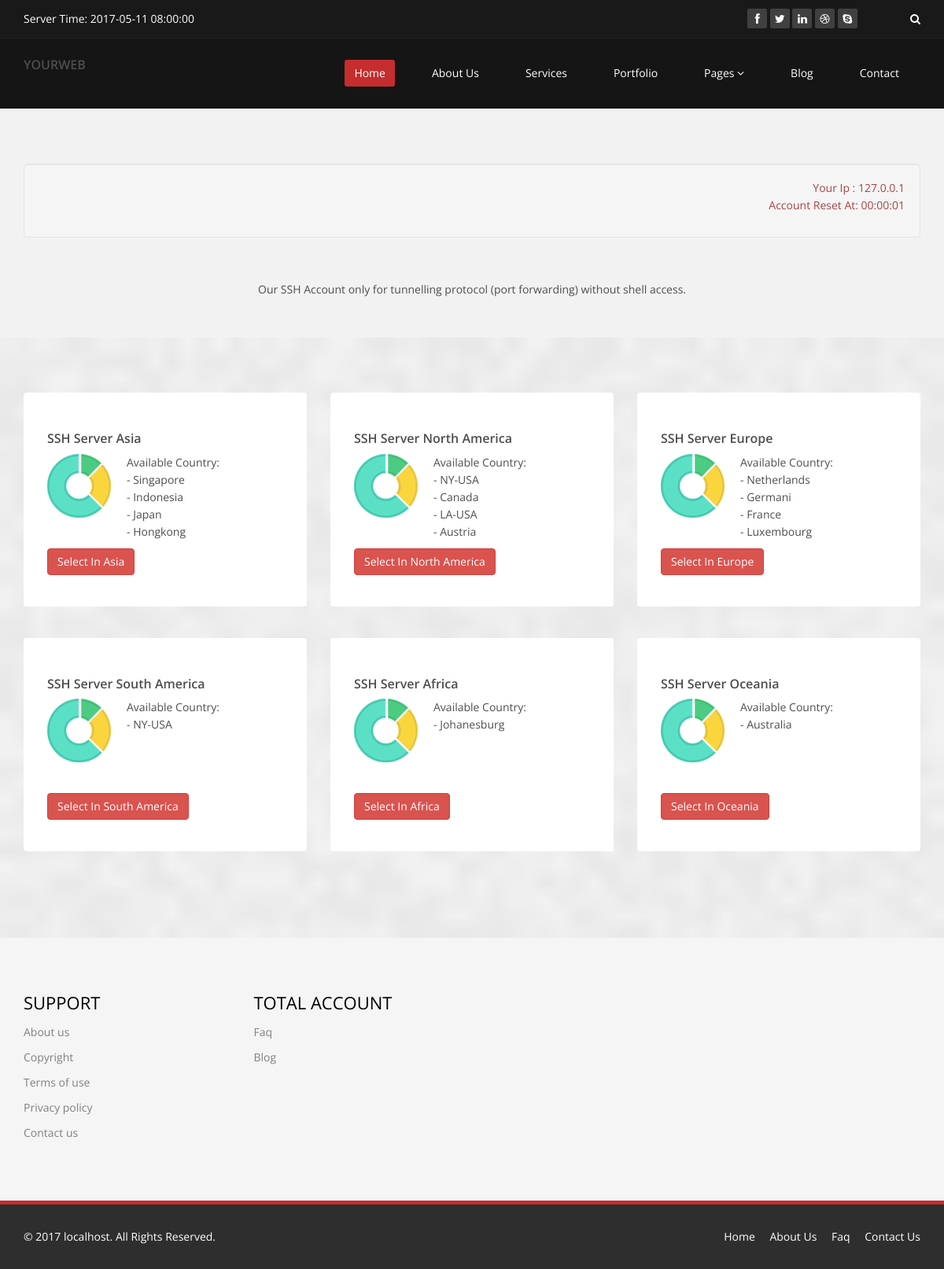
The page / on the database its author committed.
### tables this page shows
CREATE TABLE `website` (
  `brand` varchar(20) NOT NULL DEFAULT 'YOURWEB',
  `author` varchar(20) NOT NULL,
  `title` text,
  `description` text NOT NULL,
  PRIMARY KEY (`brand`)
);

CREATE TABLE `continent` (
  `Cid` varchar(20) NOT NULL,
  `Name` varchar(20) DEFAULT NULL,
  PRIMARY KEY (`Cid`)
);

CREATE TABLE `country` (
  `Id` int(11) NOT NULL AUTO_INCREMENT,
  `Cid` varchar(20) DEFAULT NULL,
  `Country` varchar(20) DEFAULT NULL,
  PRIMARY KEY (`Id`)
);

### application/controllers/Page.php (called while the page is built, shortened)
<?php
class Page extends CI_Controller {
	public function __construct()
	{
		$this->load->model('WebApi');
		$this->load->helper('url_helper');
	}
	private function _set_view($file, $init)
	{
		foreach ($this->WebApi->get_site_details() as $row) {
			$data['author'] = $row['author'];
                        $data['title'] = $row['title'];
			$data['description'] = $row['description'];
			$data['brand'] = $row['brand'];
			break;
                }
		$this->load->view('bootstrap/header', $data);
                $this->load->view($file, $init);
                $this->load->view('bootstrap/footer');
	}
	public function index()
        {
                $index['benua'] = $this->WebApi->get_continent();
                $this->_set_view('index', $index);
        }
}

### index.php (called while the page is built, shortened)
<?php
require_once BASEPATH.'core/CodeIgniter.php';

### application/models/WebApi.php (called while the page is built, shortened)
<?php
class WebApi extends CI_Model {
	public function get_site_details() {
		$query = $this->db->get('website');
		return $query->result_array();
	}
	public function get_continent($cid = FALSE)
	{
		if ($cid === FALSE )
		{
			$query = $this->db->get('continent');
			return $query->result_array();
		}
		$query = $this->db->get_where('continent', array('Cid' => $cid));
		return  $query->result_array();
	}
	public function get_location($cid) {
                 $query = $this->db->get_where('country', array('Cid' => $cid));
                 return $query->result_array();
	}
}

### application/views/index.php (the view, shortened to what this page needs)
 <section id="feature" >
        <div class="container">
            <div class="row">
                <div class="features">
                    <div class="col-lg-12 wow fadeInDown" data-wow-duration="1000ms" data-wow-delay="600ms">
                        <div class="feature-wrap">
				<div class="well">
					<p align="right" class="text-danger">
						Your Ip : <?php echo $_SERVER['REMOTE_ADDR'];?><br>
						Account Reset At: 00:00:01
				</div>
                        </div>
                    </div>
                </div>
		<p align="center">Our SSH Account only for tunnelling protocol (port forwarding) without shell access.</p>
            </div>
        </div>
   </section>
<section id="services" class="service-item">
<div class="container">
		<div class="row">
			<?php foreach($benua as $ok ):?>
			<div class="col-sm-6 col-md-4">
				<div class="media services-wrap wow fadeInDown">
					<h4>SSH Server <?php echo $ok['Name']; ?></h4>
					<div class="pull-left">
                            			<img class="img-responsive" src="<?php echo base_url();?>images/services/services1.png">
                        		</div>
					<div class="media-body" style="height:120px;">
						Available Country: <br/>
							<?php foreach($this->WebApi->get_location($ok['Cid']) as $data):?>
								<?php echo '- '.$data['Country']. '<br/>'; ?>
							<?php endforeach; ?>
					</div>
					<a class="btn btn-danger" href="<?php echo site_url('page/secure-shell-server/continent/').$ok['Cid']?>">Select In <?php echo $ok['Name'];?></a>
				</div>
			</div>
			<?php endforeach; ?>
		</div>
	</div>
</section>

### application/views/bootstrap/header.php (shortened to what this page needs)
<!DOCTYPE html>
<html lang="en">
	<head>
		<link href="<?php echo base_url();?>css/bootstrap.min.css" rel="stylesheet"/>
		<link href="<?php echo base_url();?>css/font-awesome.min.css" rel="stylesheet"/>
		<link href="<?php echo base_url();?>css/animate.min.css" rel="stylesheet"/>
		<link href="<?php echo base_url();?>css/prettyPhoto.css" rel="stylesheet"/>
		<link href="<?php echo base_url();?>css/main.css" rel="stylesheet"/>
		<link href="<?php echo base_url();?>css/responsive.css" rel="stylesheet"/>
	</head>
	<body>
	<header id="header">
		<div class="top-bar">
			<div class="container">
				<div class="row">
					<div class="col-sm-6 col-xs-4">
						<div class="top-number"><p>Server Time: <?php echo date("Y-m-d H:i:s",time());?></p></div>
					</div>
					<div class="col-sm-6 col-xs-8">
						<div class="social">
							<ul class="social-share">
								<li><a href="#"><i class="fa fa-facebook"></i></a></li>
								<li><a href="#"><i class="fa fa-twitter"></i></a></li>
								<li><a href="#"><i class="fa fa-linkedin"></i></a></li>
								<li><a href="#"><i class="fa fa-dribbble"></i></a></li>
								<li><a href="#"><i class="fa fa-skype"></i></a></li>
							</ul>
							<div class="search">
								<form role="form">
									<input type="text" class="search-form" autocomplete="off" placeholder="Search">
									<i class="fa fa-search"></i>
								</form>
							</div>
						</div>
					</div>
				</div>
			</div>
		</div>
		<nav class="navbar navbar-inverse" role="banner">
			<div class="container">
				<div class="navbar-header">
					<a class="navbar-brand" href="#"><h4><?php echo $brand;?></h4></a>
				</div>
				<div class="collapse navbar-collapse navbar-right">
					<ul class="nav navbar-nav">
						<li class="active"><a href="<?php echo base_url();?>">Home</a></li>
						<li><a href="about-us.html">About Us</a></li>
						<li><a href="services.html">Services</a></li>
						<li><a href="portfolio.html">Portfolio</a></li>
						<li class="dropdown"><a href="#" class="dropdown-toggle" data-toggle="dropdown">Pages <i class="fa fa-angle-down"></i></a>
						</li>
						<li><a href="blog.html">Blog</a></li>
						<li><a href="contact-us.html">Contact</a></li>
					</ul>
				</div>
			</div>
		</nav>
	</header>

### application/views/bootstrap/footer.php (shortened to what this page needs)
	<section id="bottom">
		<div class="container wow fadeInDown" data-wow-duration="1000ms" data-wow-delay="600ms">
			<div class="row">
				<div class="col-md-3 col-sm-6">
					<div class="widget">
						<h3>Support</h3>
						<ul>
							<li><a href="#">About us</a></li>
							<li><a href="#">Copyright</a></li>
							<li><a href="#">Terms of use</a></li>
							<li><a href="#">Privacy policy</a></li>
							<li><a href="#">Contact us</a></li>
						</ul>
					</div>
				</div>
				<div class="col-md-3 col-sm-6">
					<div class="widget">
						<h3>Total Account</h3>
							<ul>
								<li><a href="#">Faq</a></li>
								<li><a href="#">Blog</a></li>
							</ul>
					</div>
				</div>
			</div>
		</div>
	</section>
	<footer id="footer" class="midnight-blue">
		<div class="container">
			<div class="row">
				<div class="col-sm-6">
					&copy; 2017 <a target="_blank" href="#" title="Free Twitter Bootstrap WordPress Themes and HTML templates"><?php echo $_SERVER['SERVER_NAME'];?></a>. All Rights Reserved.
				</div>
				<div class="col-sm-6">
					<ul class="pull-right">
						<li><a href="#">Home</a></li>
						<li><a href="#">About Us</a></li>
						<li><a href="#">Faq</a></li>
						<li><a href="#">Contact Us</a></li>
					</ul>
				</div>
			</div>
		</div>
	</footer>
	</body>
</html>

### css/main.css (style rules this page uses)
body { background: #fff; font-family: 'Open Sans', sans-serif; color:#4e4e4e; line-height: 22px; }
h1, h2, h3, h4, h5, h6 { font-weight: 600; font-family: 'Open Sans', sans-serif; color:#4e4e4e; }
h3 { font-size: 16px; color: #787878; font-weight: 400; line-height: 24px; }
h4 { font-size: 16px; }
a { color: #c52d2f; -webkit-transition: color 300ms, background-color 300ms; -moz-transition: color 300ms, background-color 300ms; -o-transition: color 300ms, background-color 300ms; transition: color 300ms, background-color 300ms; }
.media>.pull-left { margin-right: 20px; }
body > section { padding: 70px 0; }
#header .search { display: inline-block; }
.navbar>.container .navbar-brand { margin-left: 0; }
.top-bar { padding: 10px 0; background: #191919; border-bottom: 1px solid #222; line-height: 28px; }
.top-number { color: #fff; }
.top-number p { margin: 0 }
.social { text-align: right; }
.social-share { display: inline-block; list-style: none; padding: 0; margin: 0; }
ul.social-share li { display: inline-block; }
ul.social-share li a { display: inline-block; color: #fff; background: #404040; width: 25px; height: 25px; line-height: 25px; text-align: center; border-radius: 2px; }
.search i { color: #fff; }
input.search-form { background: transparent; border: 0 none; width: 60px; padding: 0 10px; color: #FFF; -webkit-transition: all 400ms; -moz-transition: all 400ms; -ms-transition: all 400ms; -o-transition: all 400ms; transition: all 400ms; }
.navbar-brand { padding: 0; margin:0; }
.navbar { border-radius: 0; margin-bottom: 0; background: #151515; padding: 15px 0; padding-bottom: 0; }
.navbar-nav { margin-top: 12px; }
.navbar-nav>li { margin-left: 35px; padding-bottom: 28px; }
.navbar-inverse .navbar-nav > li > a { padding: 5px 12px; margin: 0; border-radius: 3px; color: #fff; line-height: 24px; display: inline-block; }
.navbar-inverse { border: none; }
.navbar-inverse .navbar-brand { font-size: 36px; line-height: 50px; color: #fff; }
.navbar-inverse .navbar-nav > .active > a, .navbar-inverse .navbar-nav > .active > a:hover, .navbar-inverse .navbar-nav > .active > a:focus, .navbar-inverse .navbar-nav > .open > a, .navbar-inverse .navbar-nav > .open > a:hover, .navbar-inverse .navbar-nav > .open > a:focus { background-color: #c52d2f; color: #fff; }
.navbar-inverse .navbar-collapse, .navbar-inverse .navbar-form { border-top: 0; padding-bottom: 0; }
#feature { background: #f2f2f2; padding-bottom: 40px; }
.features { padding: 0; }
.feature-wrap { margin-bottom: 35px; overflow: hidden; }
#services { background: #000 url(../images/services/bg_services.png); background-size: cover; }
.services-wrap { padding: 40px 30px; background: #fff; border-radius: 4px; margin: 0 0 40px; }
.services-wrap .pull-left { margin-right: 20px; }
.widget { margin-bottom: 60px; padding-left: 0; }
.widget h3 { color: #000; text-transform: uppercase; margin-bottom: 20px; }
#bottom { background: #f5f5f5; border-bottom: 5px solid #c52d2f; font-size: 14px; }
#bottom h3 { margin-top: 0; margin-bottom: 10px; text-transform: uppercase; font-size:22px; color: #000; }
#bottom ul { list-style: none; padding: 0; margin: 0; }
#bottom ul li { display: block; padding: 5px 0; }
#bottom ul li a { color: #808080; }
#bottom .widget { margin-bottom: 0; }
#footer { padding-top: 30px; padding-bottom: 30px; color: #fff; background: #2e2e2e; }
#footer a { color: #fff; }
#footer ul { list-style: none; padding: 0; margin: 0; }
#footer ul > li { display: inline-block; margin-left: 15px; }

### rows shown on the page
website: brand "YOURWEB"
continent: Name "Asia"
country: Country "Singapore"
country: Country "Indonesia"
country: Country "Japan"
country: Country "Hongkong"
continent: Name "North America"
country: Country "NY-USA"
country: Country "Canada"
country: Country "LA-USA"
country: Country "Austria"
continent: Name "Europe"
country: Country "Netherlands"
country: Country "Germani"
country: Country "France"
country: Country "Luxembourg"
continent: Name "South America"
country: Country "NY-USA"
continent: Name "Africa"
country: Country "Johanesburg"
continent: Name "Oceania"
country: Country "Australia"

### other values the page prints
$_SERVER['REMOTE_ADDR'] "127.0.0.1"
$_SERVER['SERVER_NAME'] "localhost"
